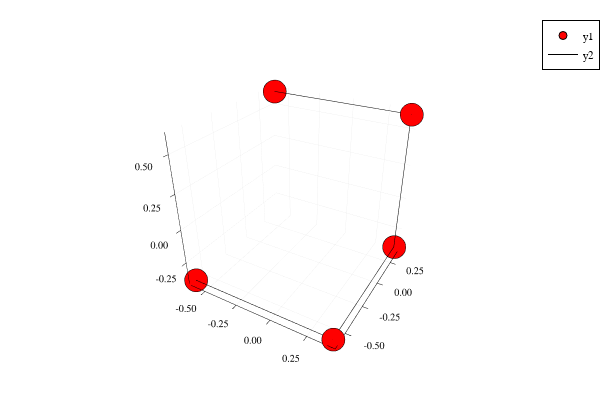

Source (notebook cell):
### Code cell
a = Point(0.0,0.0,0.0)
b = Point(1.0,0.0,0.0)
c = Point(1.0,1.0,0.0)
d = Point(1.0,1.0,1.0)
e = Point(0.0,1.0,1.0)
P = PolygonalChain([a,b,c,d,e])
#dihedralRotate!(P,2,pi/4)
centerChain!(P)
plot()
plotChain!(centerChain(P),"red")

### Figure 1 — Plotly figure (JSON) as saved in the notebook; plotly's stock layout.template omitted (floating-point values rounded to 4 significant figures)
{"data": [{"colorbar": {"title": ""}, "legendgroup": "y1", "marker": {"color": "rgba(255, 0, 0, 1.000)", "line": {"color": "rgba(0, 0, 0, 1.000)", "width": 1}, "size": 8, "symbol": "circle"}, "mode": "markers", "name": "y1", "showlegend": true, "type": "scatter3d", "x": [-0.6, 0.4, 0.4, 0.4, -0.6], "xaxis": "x1", "y": [-0.6, -0.6, 0.4, 0.4, 0.4], "yaxis": "y1", "z": [-0.4, -0.4, -0.4, 0.6, 0.6], "zmax": null, "zmin": null}, {"colorbar": {"title": ""}, "legendgroup": "y2", "line": {"color": "rgba(0, 0, 0, 1.000)", "dash": "solid", "shape": "linear", "width": 1}, "mode": "lines", "name": "y2", "showlegend": true, "type": "scatter3d", "x": [-0.6, 0.4, 0.4, 0.4, -0.6], "xaxis": "x1", "y": [-0.6, -0.6, 0.4, 0.4, 0.4], "yaxis": "y1", "z": [-0.4, -0.4, -0.4, 0.6, 0.6], "zmax": null, "zmin": null}], "layout": {"annotations": [], "height": 400, "legend": {"bgcolor": "rgba(255, 255, 255, 1.000)", "bordercolor": "rgba(0, 0, 0, 1.000)", "borderwidth": 1, "font": {"color": "rgba(0, 0, 0, 1.000)", "family": "sans-serif", "size": 11}, "tracegroupgap": 0, "traceorder": "normal", "x": 1, "xanchor": "auto", "y": 1, "yanchor": "auto"}, "margin": {"b": 20, "l": 0, "r": 0, "t": 20}, "paper_bgcolor": "rgba(255, 255, 255, 1.000)", "plot_bgcolor": "rgba(255, 255, 255, 1.000)", "scene": {"camera": {"eye": {"x": 1.126, "y": -1.95, "z": 1.3}}, "xaxis": {"anchor": "y1", "domain": [0.08064, 0.9934], "gridcolor": "rgba(0, 0, 0, 0.100)", "gridwidth": 0.5, "linecolor": "rgba(0, 0, 0, 1.000)", "mirror": false, "range": [-0.63, 0.43], "showgrid": true, "showline": true, "showticklabels": true, "tickangle": 0, "tickcolor": "rgb(0, 0, 0)", "tickfont": {"color": "rgba(0, 0, 0, 1.000)", "family": "sans-serif", "size": 11}, "tickmode": "array", "ticks": "inside", "ticktext": ["-0.50", "-0.25", "0.00", "0.25"], "tickvals": [-0.5, -0.25, 0, 0.25], "title": "", "titlefont": {"color": "rgba(0, 0, 0, 1.000)", "family": "sans-serif", "size": 15}, "type": "-", "visible": true, "zeroline": false, "zerolinecolor": "rgba(0, 0, 0, 1.000)"}, "yaxis": {"anchor": "x1", "domain": [0.03762, 0.9902], "gridcolor": "rgba(0, 0, 0, 0.100)", "gridwidth": 0.5, "linecolor": "rgba(0, 0, 0, 1.000)", "mirror": false, "range": [-0.63, 0.43], "showgrid": true, "showline": true, "showticklabels": true, "tickangle": 0, "tickcolor": "rgb(0, 0, 0)", "tickfont": {"color": "rgba(0, 0, 0, 1.000)", "family": "sans-serif", "size": 11}, "tickmode": "array", "ticks": "inside", "ticktext": ["-0.50", "-0.25", "0.00", "0.25"], "tickvals": [-0.5, -0.25, 0, 0.25], "title": "", "titlefont": {"color": "rgba(0, 0, 0, 1.000)", "family": "sans-serif", "size": 15}, "type": "-", "visible": true, "zeroline": false, "zerolinecolor": "rgba(0, 0, 0, 1.000)"}, "zaxis": {"gridcolor": "rgba(0, 0, 0, 0.100)", "gridwidth": 0.5, "linecolor": "rgba(0, 0, 0, 1.000)", "mirror": false, "range": [-0.43, 0.63], "showgrid": true, "showline": true, "showticklabels": true, "tickangle": 0, "tickcolor": "rgb(0, 0, 0)", "tickfont": {"color": "rgba(0, 0, 0, 1.000)", "family": "sans-serif", "size": 11}, "tickmode": "array", "ticks": "inside", "ticktext": ["-0.25", "0.00", "0.25", "0.50"], "tickvals": [-0.25, 0, 0.25, 0.5], "title": "", "titlefont": {"color": "rgba(0, 0, 0, 1.000)", "family": "sans-serif", "size": 15}, "type": "-", "visible": true, "zeroline": false, "zerolinecolor": "rgba(0, 0, 0, 1.000)"}}, "showlegend": true, "width": 600}}
